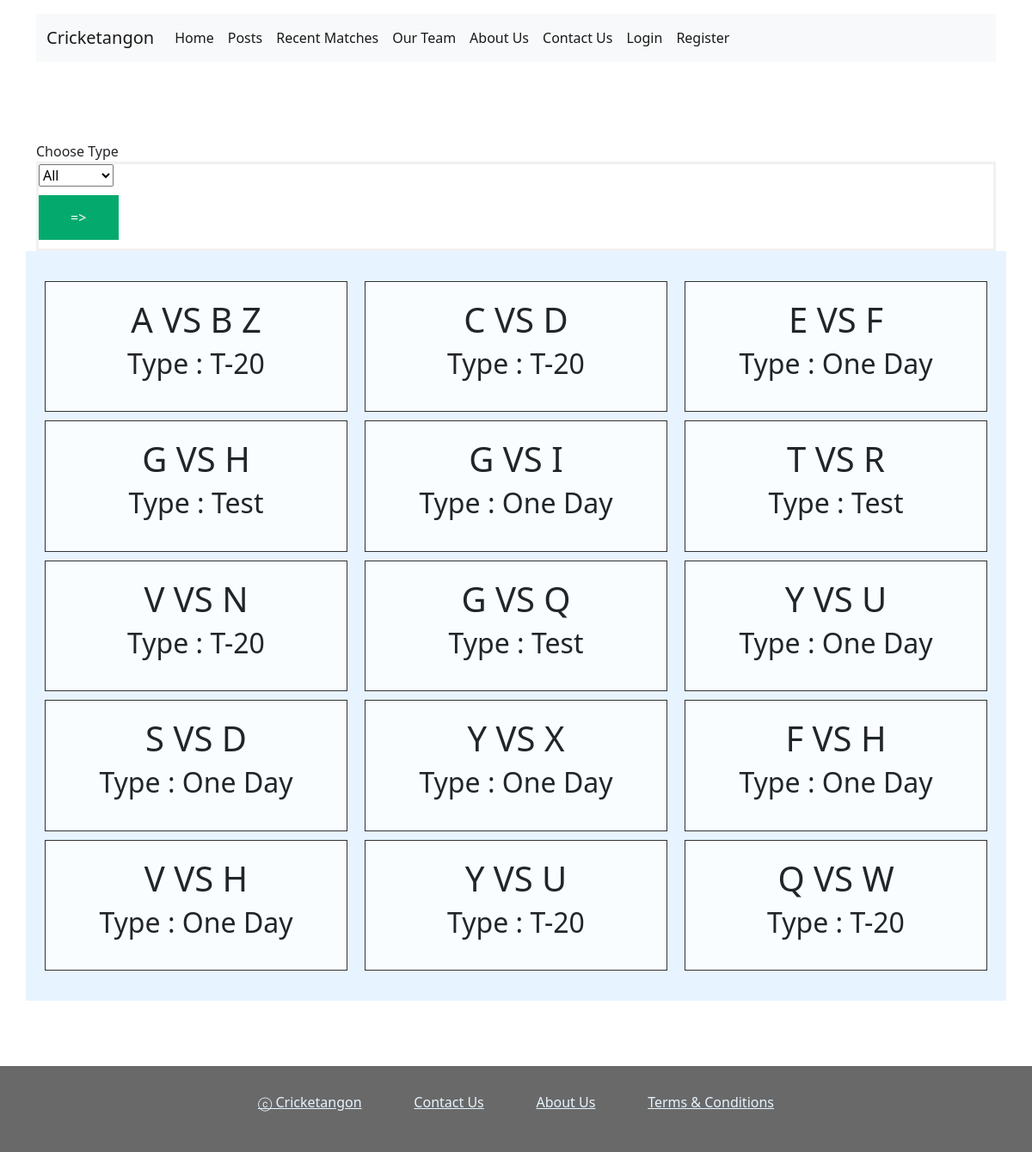
Page /recentMatches.php on the committed database.
### tables this page shows
CREATE TABLE `recent_matches` (
  `id` int(11) NOT NULL,
  `team1` varchar(80) NOT NULL,
  `team2` varchar(80) NOT NULL,
  `type` int(11) NOT NULL
);

### recentMatches.php (the view, shortened to what this page needs)
<!DOCTYPE html>
<html lang="en">
<head>
    <link rel="stylesheet" href="css/style.css">
    <link rel="stylesheet" href="css/footer.css">
    <link rel="stylesheet" href="https://cdn.jsdelivr.net/npm/bootstrap-icons@1.5.0/font/bootstrap-icons.css">
    <link href="https://cdn.jsdelivr.net/npm/bootstrap@5.0.2/dist/css/bootstrap.min.css" rel="stylesheet">
</head>
<body>
    <?php
    require 'header.php';
    ?>
    <div class="container main-body posts">
        <div class="row">
            <div class="col-md-12">
                Choose Type
                <form action="">
                    <select name="type">
                        <option value="0" selected>All</option>
                    </select>
                    <div class="col-md-1" style="margin:10px 0px;">
                        <button type="submit">=></button>
                    </div>
                </form>
            </div>
            <div class="grid-container">
                <?php
                if (!empty($_GET)) {
                    $type = $_GET["type"];
                    if ($type == 0)
                        $sql = "SELECT * FROM recent_matches";
                    else
                        $sql = "SELECT * FROM recent_matches WHERE type=$type";
                } else
                    $sql = "SELECT * FROM recent_matches";
                $result = $conn->query($sql);
                if ($result->num_rows > 0) {
                    while ($row = $result->fetch_assoc()) {
                ?>
                        <div class="grid-item">
                            <h1><?php echo $row["team1"] ?> VS <?php echo $row["team2"] ?></h1>
                            <h2>Type :
                                <?php
                                if ($row["type"] == 1)
                                    echo "Test";
                                elseif ($row["type"] == 2)
                                    echo "One Day";
                                else
                                    echo "T-20";
                                ?>
                            </h2>
                        </div>
                <?php }
                } ?>
            </div>
        </div>
    </div>
    <?php
    require 'footer.php';
    ?>
</body>
</body>
</html>

### css/style.css (style rules this page uses)
.container.main-body.posts { margin: 60px auto; }
.grid-container, .row_news { display: grid; grid-template-columns: auto auto auto; background-color: #e7f4ff; padding: 30px 0px; }
.grid-item { background-color: rgba(255, 255, 255, 0.8); border: 1px solid #000000cc; padding: 20px; font-size: 30px; text-align: center; margin: 5px 10px; }
form { border: 3px solid #f1f1f1; }
button { background-color: #04AA6D; color: white; padding: 14px 20px; margin: 8px 0; border: none; cursor: pointer; width: 100%; }
.container { padding: 16px; }

### rows in the picture
recent_matches: team1 "A", team2 "B Z", type "T-20"
recent_matches: team1 "C", team2 "D", type "T-20"
recent_matches: team1 "E", team2 "F", type "One Day"
recent_matches: team1 "G", team2 "H", type "Test"
recent_matches: team1 "G", team2 "I", type "One Day"
recent_matches: team1 "T", team2 "R", type "Test"
recent_matches: team1 "V", team2 "N", type "T-20"
recent_matches: team1 "G", team2 "Q", type "Test"
recent_matches: team1 "Y", team2 "U", type "One Day"
recent_matches: team1 "S", team2 "D", type "One Day"
recent_matches: team1 "Y", team2 "X", type "One Day"
recent_matches: team1 "F", team2 "H", type "One Day"
recent_matches: team1 "V", team2 "H", type "One Day"
recent_matches: team1 "Y", team2 "U", type "T-20"
recent_matches: team1 "Q", team2 "W", type "T-20"
